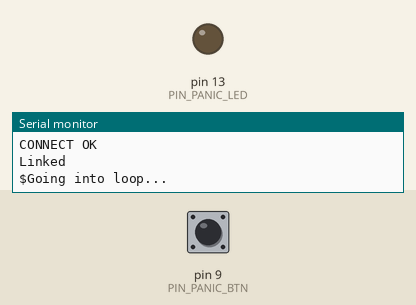
The program below on a simulated Arduino Nano, built with avr-gcc and run on an emulated ATmega328P. Parts: output pins drawn as LEDs (lit = HIGH), the last lines printed to the serial monitor. Dashed ring = blinking. The test bench sets the inputs (shaded band); at power-on: pin 9 (PIN_PANIC_BTN) LOW. The modem accepts every AT command (registered, SIM ready, sends succeed) and sends nothing else.

Above: at 10.9 s.
11.0 s: pin 9 (PIN_PANIC_BTN) pulled HIGH for 3.2 s
At 12.9 s:
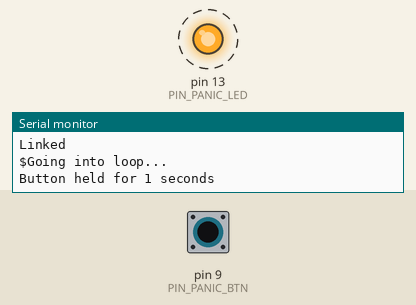
Timing chart, 0 to 16.5 s (numbered marks = the images above; inputs shaded):
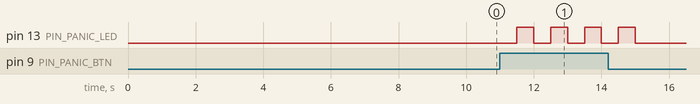

Measured:
- after the input at 11.0 s, pin 13 (PIN_PANIC_LED): alternates HIGH for 0.50 s and LOW for 0.50 s, 8 changes in all, then stays LOW, starting after 0.50 s

The program:

main.cpp
```cpp
#define PIN_PANIC_BTN 9 // the actual panic button
#define PIN_PANIC_LED 13 // the led which shows if panic mode is on or not; on-board LED
#define SERIAL_GSM_RX 5 // GSM RX pin,
#define SERIAL_GSM_TX 6 // GSM TX pin,
#define SERIAL_GPS_RX 2 // GPS RX pin, blue cable
#define SERIAL_GPS_TX 3 // GPS TX pin, yellow cable
#define SERIAL_GPS_BAUD 9600
#define SERIAL_GSM_BAUD 9600
#define SERIAL_BAUD 9600
#define SERVER_HOST "childguard.anthony-nunez.me"
#define SERVER_PORT 5916
#define READGSM while(SerialGSM.available() > 0) Serial.write(SerialGSM.read())

#include <Arduino.h>
#include <SoftwareSerial.h>
#include <TinyGPS++.h>

void panicButtonPressed();
void panicHandling();
bool setupGSM(); // returns true if successful, false if unsuccessful
void connectTCP();
void disconnectTCP();
void sendMessage(String);
String sendAT(String);
static void smartDelay(unsigned long);
void getGPSInfo();
void blinkLED(int, int, int, int);

// Global Variables
int triggerInt = 5; // trigger interval for activating panic mode (in seconds)
int panicMode = 0; // tracks the current state of panic mode; false by default (0)
float gps_lat = 0.0;
float gps_lng = 0.0;

// Global Object Declarations
SoftwareSerial SerialGSM(SERIAL_GSM_RX, SERIAL_GSM_TX); // RX, TX
SoftwareSerial SerialGPS(SERIAL_GPS_RX, SERIAL_GPS_TX); // RX, TX
TinyGPSPlus gps;

const char SERVER[] = "childguard.anthony-nunez.me";
const int TCP_PORT = 5916;

char charRead = ' ';

void setup() {
    // put your setup code here, to run once:

  	Serial.begin(SERIAL_BAUD); // sets up the Serial library for debugging @ 9600 baud
    delay(200);
    SerialGPS.begin(SERIAL_GPS_BAUD); // sets up the GPS serial connection @ 9600 baud
    delay(200);
    SerialGSM.begin(SERIAL_GSM_BAUD);
    delay(1000);

    SerialGSM.listen();

    Serial.println("Serial devices are setup.");
    //blinkLED(13, 5, 250, 500);

  	// pin setup
  	pinMode(PIN_PANIC_BTN, INPUT);
  	pinMode(PIN_PANIC_LED, OUTPUT);

    if(setupGSM()) Serial.println("GSM serial is connected! :)");
    else Serial.println("GSM serial failed to connect. :(");

    connectTCP();
    delay(5000);

    // int i;
    // SerialGPS.listen();
    // delay(3000);
    // for(i = 0; i < 5; i++){
    //   Serial.print("Iteration ");
    //   Serial.println(i);
    //   while(SerialGPS.available() > 0){
    //     if(gps.encode(SerialGPS.read())) getGPSInfo();
    //   }
    //
    //   delay(3000);
    // }
    //
    // delay(3000);
    // Serial.println("Disconnecting from TCP...");
    // disconnectTCP();

    delay(1000);
    Serial.println("Going into loop...");
}

void loop() {
    // // put your main code here, to run repeatedly:
    if(digitalRead(PIN_PANIC_BTN) && !panicMode){
        panicButtonPressed();
    }
	  if(panicMode){
        panicHandling();
    }
    // getGPSInfo();
    //
    // delay(500);

    // if(!SerialGPS.isListening()) SerialGPS.listen();
    // smartDelay(10000);
    // getGPSInfo();
}

// gets called when the panic button is pressed
void panicButtonPressed(){
  int seconds = 0;

	while(digitalRead(PIN_PANIC_BTN) && seconds <= triggerInt){
		delay(500);
		digitalWrite(PIN_PANIC_LED, HIGH);
		delay(500);
		digitalWrite(PIN_PANIC_LED, LOW);
		seconds++;
		Serial.print("Button held for ");
		Serial.print(seconds);
		Serial.println(" seconds");

		if(seconds == triggerInt) panicMode = 1;
	}
}

// gets called when the panic mode is activated
void panicHandling(){
	Serial.println("Panic mode active!");
	digitalWrite(PIN_PANIC_LED, HIGH);

  smartDelay(5 * 1000);
  getGPSInfo();

  String locMsg = "$GPSLOC=";
  locMsg += gps_lat;
  locMsg += ",";
  locMsg += gps_lng;
  locMsg += "!";

  Serial.print("Sending message: ");
  Serial.println(locMsg);
  sendMessage(locMsg);

  // delay(5000);

  Serial.println("Panic mode off!");
	panicMode = 0;
	digitalWrite(PIN_PANIC_LED, LOW);
}

bool setupGSM(){
  String returnString = "";
  String test = "";

  if(sendAT("AT") == "\r\nERROR\r\n") return false; // Check if module is up

  // EDIT THESE TO CONSIDER THAT THE SETTINGS MIGHT ALREADY BE SET IN MEMORY!!!
  test = "+CSTT: \"wholesale\"";
  returnString = sendAT("AT+CSTT?");
  Serial.print("Comparison check: ");
  Serial.println(returnString.startsWith(test, 2));
  // if(!returnString.startsWith(test, 2)){
  //   if(sendAT("AT+CSTT=\"wholesale\"") == "\r\nERROR\r\n") return false;
  // }
  sendAT("AT+CSTT=\"wholesale\"");
  // if(sendAT("AT+CIICR=?") != "\r\nOK\r\n"){
    sendAT("AT+CIICR");
  // }
  //if(sendAT("AT+CIFSR") == "\r\nERROR\r\n") return false;
  sendAT("AT+CIFSR");
  return true;
}

void connectTCP(){
  String command = "AT+CIPSTART=\"TCP\",\"";
  command += SERVER;
  command += "\",\"";
  command += TCP_PORT;
  command += "\"";

  sendAT(command);

  while(SerialGSM.available() < 1);

  while(SerialGSM.available() > 0) Serial.write(SerialGSM.read());
}

void disconnectTCP(){
  sendAT("AT+CIPCLOSE");
}

void sendMessage(String message){
  sendAT("AT+CIPSEND");
  delay(1000);
  while(SerialGSM.available() > 0) Serial.write(SerialGSM.read());
  delay(250);
  SerialGSM.print(message);
  SerialGSM.print((char)0x1a);
  READGSM;
  delay(500);
}

String sendAT(String command){
  String serialIn = "";

  if(!SerialGSM.isListening()) SerialGSM.listen();

  Serial.print(command);
  Serial.print("... ");
  SerialGSM.println(command);
  delay(250);

  while(SerialGSM.available() > 0) serialIn += (char)SerialGSM.read();

  //serialIn = serialIn.substring(2, serialIn.length() - 2);
  Serial.println(serialIn);

  return serialIn;
}

static void smartDelay(unsigned long ms)
{
  unsigned long start = millis();
  do
  {
    if(!SerialGPS.isListening()) SerialGPS.listen();
    delay(100);
    while (SerialGPS.available())
      gps.encode(SerialGPS.read());
  } while (millis() - start < ms);
}

void getGPSInfo(){
    if(gps.location.isValid()){
        gps_lat = gps.location.lat();
        gps_lng = gps.location.lng();

        Serial.print("Location: ");
        Serial.print(gps_lat, 8);
        Serial.print(',');
        Serial.println(gps_lng, 8);
    }
    else{
        Serial.println("INVALID");
    }

    // Serial.print(F("  Date/Time: "));
    // if (gps.date.isValid())
    // {
    //   Serial.print(gps.date.month());
    //   Serial.print(F("/"));
    //   Serial.print(gps.date.day());
    //   Serial.print(F("/"));
    //   Serial.print(gps.date.year());
    //   Serial.print(F("; "));
    //   Serial.print(gps.time.hour());
    //   Serial.print(F(":"));
    //   Serial.print(gps.time.minute());
    //   Serial.print(F(":"));
    //   Serial.print(gps.time.second());
    // }

    // Serial.println();
    // delay(3000);
}

void blinkLED(int pin, int numBlinks, int durationOn, int durationOff){
  int i = 0;
  for(i = 0; i < numBlinks; i++){
    digitalWrite(pin, HIGH);
    delay(durationOn);
    digitalWrite(pin, LOW);
    delay(durationOff);
  }
}
```
